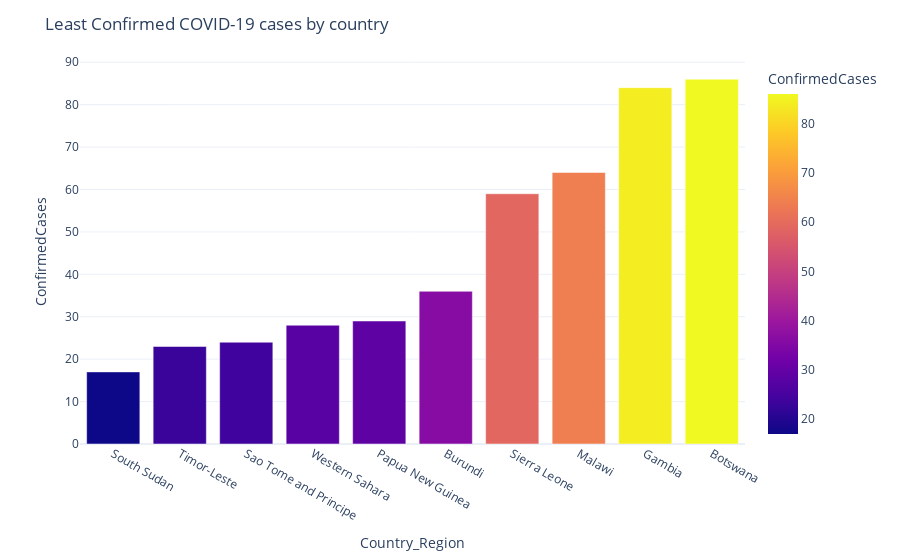

Write notebook code for a chart like this one.
### Code cell
last10 = pd.DataFrame(last10_countries)
fig = px.bar(last10, x=last10.index, y='ConfirmedCases', labels={'x':'Country_Region'},
             color="ConfirmedCases", color_continuous_scale=px.colors.sequential.Plasma)
fig.update_layout(title_text='Least Confirmed COVID-19 cases by country')
fig.show()

### Figure 1 — Plotly figure (JSON) as saved in the notebook; plotly's stock layout.template omitted (floating-point values rounded to 4 significant figures)
{"data": [{"alignmentgroup": "True", "hovertemplate": "Country_Region=%{x}<br>ConfirmedCases=%{marker.color}<extra></extra>", "legendgroup": "", "marker": {"color": [17, 23, 24, 28, 29, 36, 59, 64, 84, 86], "coloraxis": "coloraxis"}, "name": "", "offsetgroup": "", "orientation": "v", "showlegend": false, "textposition": "auto", "type": "bar", "x": ["South Sudan", "Timor-Leste", "Sao Tome and Principe", "Western Sahara", "Papua New Guinea", "Burundi", "Sierra Leone", "Malawi", "Gambia", "Botswana"], "xaxis": "x", "y": [17, 23, 24, 28, 29, 36, 59, 64, 84, 86], "yaxis": "y"}], "layout": {"barmode": "relative", "coloraxis": {"colorbar": {"title": {"text": "ConfirmedCases"}}, "colorscale": [[0, "#0d0887"], [0.1111, "#46039f"], [0.2222, "#7201a8"], [0.3333, "#9c179e"], [0.4444, "#bd3786"], [0.5556, "#d8576b"], [0.6667, "#ed7953"], [0.7778, "#fb9f3a"], [0.8889, "#fdca26"], [1, "#f0f921"]]}, "legend": {"tracegroupgap": 0}, "margin": {"t": 60}, "title": {"text": "Least Confirmed COVID-19 cases by country"}, "xaxis": {"anchor": "y", "domain": [0, 1], "title": {"text": "Country_Region"}}, "yaxis": {"anchor": "x", "domain": [0, 1], "title": {"text": "ConfirmedCases"}}}}
